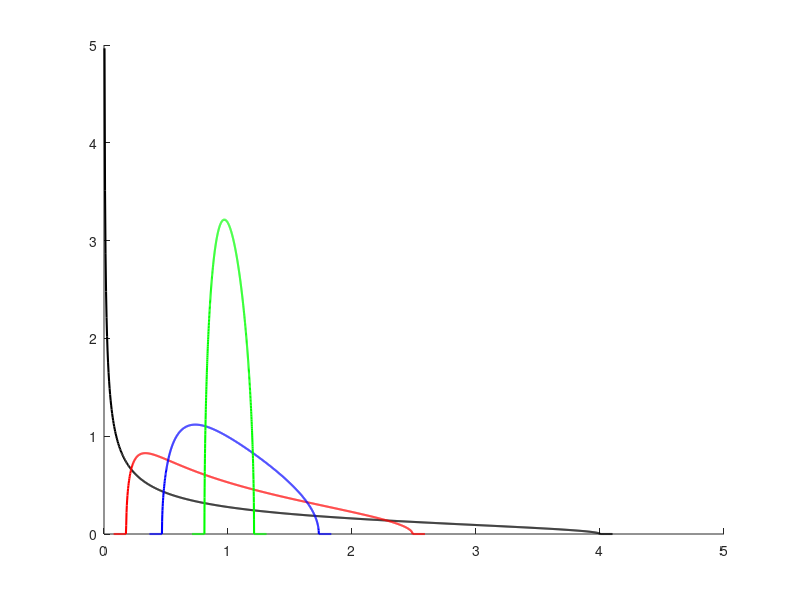

Write MATLAB code to recreate this figure. (Note: this script raises an error after producing the figure.)
disp('Running MATLAB script file OODAfig14p2.m') ;
%
%    Makes Figure 14.2 of the OODA book,
%    Marcenko Pastur distributions
%
%    Copied from OODAbookChpMFigGMarcPast.m
%    in:        OODAbook\ChapterM
%

figure(1) ;
clf ;

%  Set common quantities
%
nsp = 4 ;
ngrid = 1000 ;
vc = [1; 1/3; 0.1; 0.01] ;
va = (ones(4,1) - sqrt(vc)).^2 ;
vb = (ones(4,1) + sqrt(vc)).^2 ;
diff = 0.1 ;
vmin = va - diff ;
vmax = vb + diff ;
mcol = [[0 0 0]; ...
        [1 0 0]; ...
        [0 0 1]; ...
        [0 1 0]] ;

mgride = [] ;
hold on ;
for ic = 1:4 ;
  c = vc(ic) ;
  a = va(ic) ;
  b = vb(ic) ;
  vgrid = linspace(max(0,vmin(ic)),vmax(ic),ngrid)' ;
  vf = zeros(ngrid,1) ;
  flagn0 = (a < vgrid) & (vgrid < b) ;
      %  one at locations where MP is positive
  vf(flagn0) = sqrt((b - vgrid(flagn0)) .* (vgrid(flagn0) - a)) ./ ...
                               (2 * pi * c * vgrid(flagn0)) ;
  flaggt0 = vgrid > 0 ;
      %  one on positive x-axis
  vgrid = vgrid(flaggt0) ;
  vf = vf(flaggt0) ;
  plot(vgrid,vf,'-','LineWidth',1.5,'Color',mcol(ic,:)) ;
  mgride = [mgride [vgrid(1); vgrid(end)]] ;
  if ic == 4 ;
    fmax = max(vf) ;
  end ;
end ;
vaxx = axisSM(mgride) ;
vaxy = [-0.05 1.05] * fmax ;
axis([vaxx vaxy]) ;
gl = 0.1 ;
plot([vaxx(1); vaxx(2)],[0; 0],':','Color',[gl gl gl]) ;
plot([0; 0],[vaxy(1); vaxy(2)],':','Color',[gl gl gl]) ;
plot([1; 1],[vaxy(1); vaxy(2)],'--','Color',[gl gl gl]) ;
xlabel('eigenvalue') ;
ylabel('density') ;



%  Create png file
%
  orient portrait ;
  set(gcf,'PaperSize',[12.0, 7.0]) ; 
  set(gcf,'PaperPosition',[0.25, 0.25, 11.5, 6.5]) ; 
print('-dpng','OODAfig14p2.png') ;




